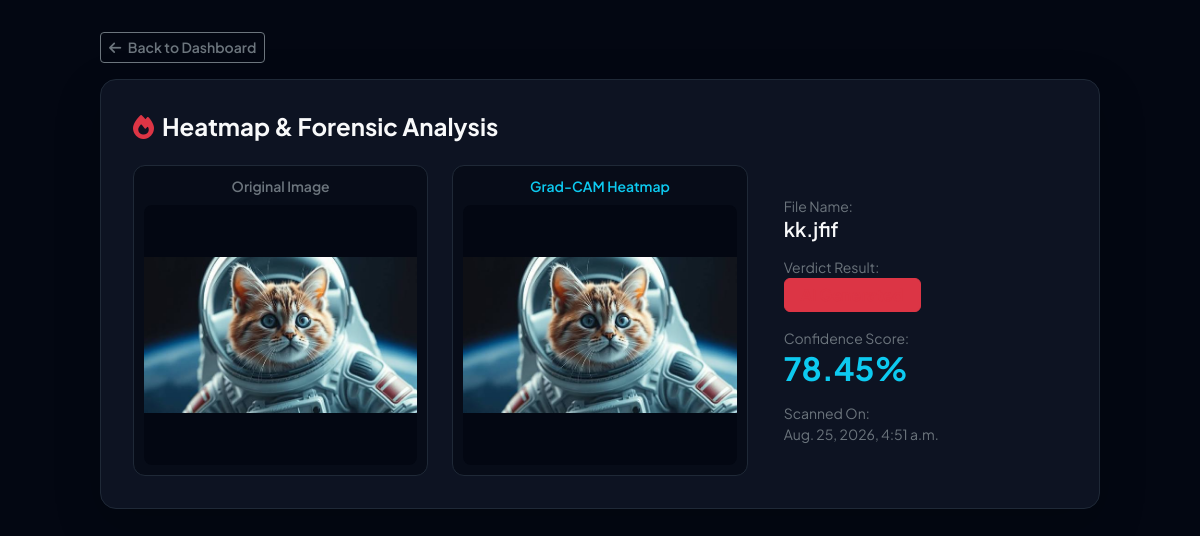
Screenshot of /heatmap/91/ with the database file from the repository.
### detector/models.py (models this page shows, shortened)
class DetectionLog(models.Model):
    user = models.ForeignKey(User, on_delete=models.CASCADE, null=True, blank=True)
    file_name = models.CharField(max_length=255, default="scan_media.png")
    file_type = models.CharField(max_length=50, default="image")
    verdict = models.CharField(max_length=50, default="Real")
    confidence_score = models.FloatField(default=0.0)
    created_at = models.DateTimeField(auto_now_add=True)

### detector/views.py (the view)
# urls.py: path('heatmap/<int:log_id>/', views.heatmap_detail_view, name='heatmap_detail'),
def heatmap_detail_view(request, log_id):
    log = get_object_or_404(DetectionLog, id=log_id)
    context = {
        'log': log,
        'image_url': f"/media/{log.file_name}",
        'gradcam_url': f"/media/gradcam_{log.file_name}"
    }
    return render(request, 'detector/heatmap_detail.html', context)

### detector/templates/detector/heatmap_detail.html (shortened to what this page needs)
<!DOCTYPE html>
<html lang="en">
<head>
    <link href="https://cdn.jsdelivr.net/npm/bootstrap@5.3.0/dist/css/bootstrap.min.css" rel="stylesheet">
    <link rel="stylesheet" href="https://cdnjs.cloudflare.com/ajax/libs/font-awesome/6.4.0/css/all.min.css">
</head>
<body>
    <div class="container">
        <div class="max-width-1000 margin-auto mb-3" style="max-width: 1000px; margin: 0 auto 1rem auto;">
            <a href="/dashboard/" class="btn btn-outline-secondary btn-sm fw-semibold">
                <i class="fa-solid fa-arrow-left me-1"></i> Back to Dashboard
            </a>
        </div>
        <div class="card-custom shadow-lg">
            <h4 class="fw-bold mb-4 text-light"><i class="fa-solid fa-fire text-danger me-2"></i>Heatmap & Forensic Analysis</h4>
            <div class="row g-4">
                <div class="col-md-4">
                    <div class="img-card">
                        <span class="text-secondary small fw-semibold d-block mb-2">Original Image</span>
                        <img src="{{ image_url }}" class="img-preview" alt="Original Image" onerror="this.onerror=null; this.src='https://via.placeholder.com/300x200?text=Image+Not+Found';">
                    </div>
                </div>
                <div class="col-md-4">
                    <div class="img-card">
                        <span class="text-info small fw-semibold d-block mb-2">Grad-CAM Heatmap</span>
                        <img src="{{ gradcam_url }}" class="img-preview" alt="Heatmap Output" onerror="this.onerror=null; this.src='{{ image_url }}';">
                    </div>
                </div>
                <div class="col-md-4 d-flex flex-column justify-content-center ps-md-4">
                    <div class="mb-3">
                        <label class="text-secondary small d-block">File Name:</label>
                        <h5 class="fw-semibold text-light mb-0">{{ log.file_name }}</h5>
                    </div>
                    <div class="mb-3">
                        <label class="text-secondary small d-block">Verdict Result:</label>
                        <div>
                           {% if log.verdict == 'Real' or log.verdict == 'Authentic' %}
                            <span class="badge bg-success bg-opacity-20 text-success border border-success px-3 py-2 fs-6">Real / Authentic</span>
                           {% else %}
                            <span class="badge bg-danger bg-opacity-20 text-danger border border-danger px-3 py-2 fs-6">AI Generated</span>
                           {% endif %}
                        </div>
                    </div>
                    <div class="mb-3">
                        <label class="text-secondary small d-block">Confidence Score:</label>
                        <h2 class="fw-bold text-info mb-0">{{ log.confidence_score }}%</h2>
                    </div>
                    <div>
                        <label class="text-secondary small d-block">Scanned On:</label>
                        <p class="text-secondary small mb-0">{{ log.created_at|default:"Recently Scanned" }}</p>
                    </div>
                </div>
            </div>
        </div>
    </div>
</body>
</html>

### detector/templates/detector/heatmap_detail.html (style rules this page uses)
* { font-family: 'Plus Jakarta Sans', sans-serif; }
body { background-color: #030712; color: #f3f4f6; padding: 2rem 1rem; min-height: 100vh; }
.card-custom { background-color: #0d1322; border: 1px solid #1f2937; border-radius: 16px; padding: 2rem; max-width: 1000px; margin: 0 auto; }
.img-card { background: #070c18; border: 1px solid #1f2937; border-radius: 12px; padding: 10px; text-align: center; }
.img-preview { width: 100%; height: 260px; object-fit: contain; border-radius: 8px; background: #030712; }

### rows the page displays
DetectionLog: file_name "kk.jfif", confidence_score "78.45", created_at "Aug. 25, 2026, 4:51 a.m."
